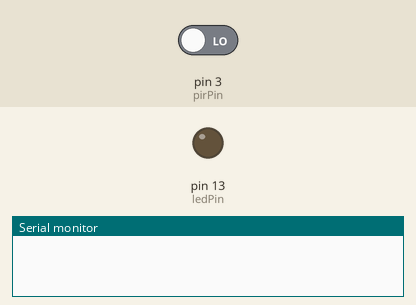
This sketch was run on a simulated Arduino Uno, built with avr-gcc and run on an emulated ATmega328P. Parts: output pins drawn as LEDs (lit = HIGH), the last lines printed to the serial monitor. The test bench sets the inputs (shaded band); at power-on: pin 3 (pirPin) LOW. The local clock reads 2024-03-15 10:24:30 at power-on unless the sketch sets it.

Above: at 1.2 s.
1.3 s: pin 3 (pirPin) driven HIGH
At 2.2 s:
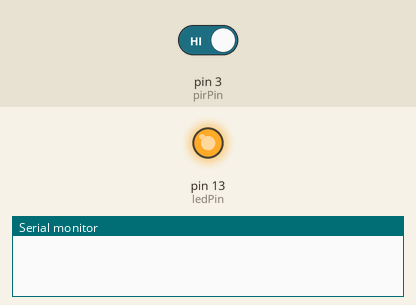
2.8 s: pin 3 (pirPin) driven LOW
At 6.6 s:
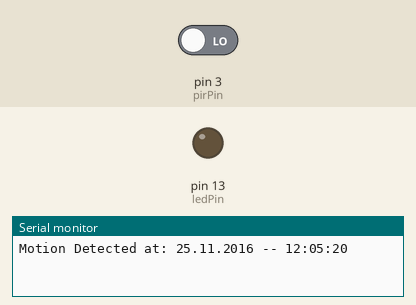
Timing chart, 0 to 8.1 s (numbered marks = the images above; inputs shaded):
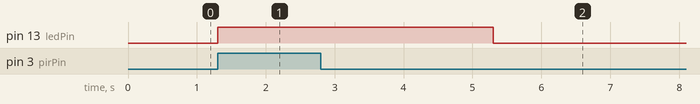

Measured:
- after the input at 1.3 s, pin 13 (ledPin): LOW → HIGH at once
- after the input at 2.8 s, pin 13 (ledPin): HIGH → LOW after 2.5 s

The sketch:

ArduinoMotionDataLogger.ino
```cpp
#include <DS3231.h>
DS3231  rtc(SDA, SCL);

int ledPin = 13;
int pirPin = 3;
int pirCounter = 0;
int val;


void setup() {
  Serial.begin(250000);
  pinMode(pirPin, INPUT);
  pinMode(ledPin, OUTPUT);
  digitalWrite(ledPin, LOW);

  rtc.begin();

  rtc.setTime(12, 05, 15);
  rtc.setDate(25, 11, 2016);

}

void loop() {
  val = digitalRead(pirPin);

  if (val == HIGH) {
    digitalWrite(ledPin, HIGH);
    delay(4000);
    Serial.print("Motion Detected at: ");

     // Send date
    Serial.print(rtc.getDateStr());
    Serial.print(" -- ");

  // Send time
    Serial.println(rtc.getTimeStr());
  } else if (val == LOW) {
    digitalWrite(ledPin, LOW);
  }
}
```
